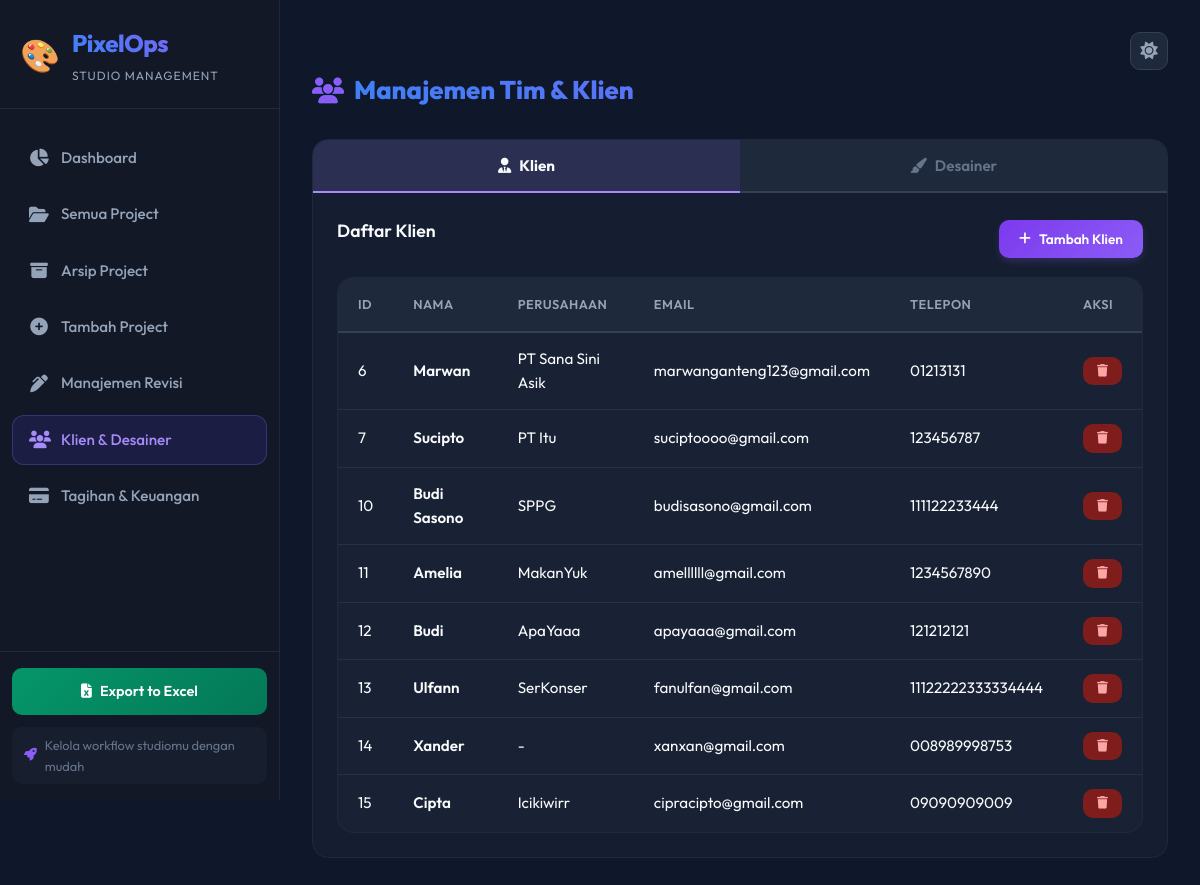
The app's page /clients-designers with its own data.
### tables this page shows
CREATE TABLE client(
            id INTEGER PRIMARY KEY AUTOINCREMENT,
            nama TEXT NOT NULL,
            perusahaan TEXT,
            email TEXT,
            telepon TEXT
        );

### main_app.py (the view)
@app.route("/clients-designers")
def clients_designers():
    clients = sm.tampil_client()
    designers = sm.tampil_designer()
    return render_template("clients_designers.html", clients=clients, designers=designers)

### manajer_studio.py (called while the page is built)
    def tampil_client(self):
        self.db.cursor.execute("SELECT * FROM client")
        return [dict(row) for row in self.db.cursor.fetchall()]

    def tampil_designer(self):
        self.db.cursor.execute("SELECT * FROM designer")
        return [dict(row) for row in self.db.cursor.fetchall()]

### templates/clients_designers.html (shortened to what this page needs)
{% extends "base.html" %}
{% block content %}
<div class="page-header">
    <h1><i class="fas fa-users"></i> Manajemen Tim & Klien</h1>
</div>
<div class="tabs-container">
    <div class="tabs">
        <button class="tab-btn active" data-tab="clients" onclick="switchTab('clients')">
            <i class="fas fa-user-tie"></i> Klien
        </button>
        <button class="tab-btn" data-tab="designers" onclick="switchTab('designers')">
            <i class="fas fa-paint-brush"></i> Desainer
        </button>
    </div>
    <div id="tab-clients" class="tab-content active">
        <div class="section-header" style="display: flex; justify-content: space-between; align-items: center;">
            <h2>Daftar Klien</h2>
            <button class="btn btn-primary" onclick="openModal('clientModal')"><i class="fas fa-plus"></i> Tambah Klien</button>
        </div>
        {% if clients %}
        <div class="table-wrapper">
            <table class="data-table">
                <thead>
                    <tr>
                        <th>ID</th>
                        <th>Nama</th>
                        <th>Perusahaan</th>
                        <th>Email</th>
                        <th>Telepon</th>
                        <th>Aksi</th>
                    </tr>
                </thead>
                <tbody>
                    {% for c in clients %}
                    <tr>
                        <td>{{ c['id'] }}</td>
                        <td class="fw-600">{{ c['nama'] }}</td>
                        <td>{{ c.get('perusahaan', '-') }}</td>
                        <td>{{ c.get('email', '-') }}</td>
                        <td>{{ c.get('telepon', '-') }}</td>
                        <td>
                            <form action="{{ url_for('delete_client', client_id=c['id']) }}" method="POST" onsubmit="return confirm('Hapus klien {{ c['nama'] }}?')">
                                <button type="submit" class="btn btn-sm btn-danger"><i class="fas fa-trash"></i></button>
                            </form>
                        </td>
                    </tr>
                    {% endfor %}
                </tbody>
            </table>
        </div>
        {% else %}
        <div class="empty-state">
            <i class="fas fa-user-tie"></i>
            <p>Belum ada klien.</p>
        </div>
        {% endif %}
    </div>
</div>
{% endblock %}

### records on screen
client: id "6", nama "Marwan", get "PT Sana Sini Asik", get "marwanganteng123@gmail.com", get "01213131"
client: id "7", nama "Sucipto", get "PT Itu", get "suciptoooo@gmail.com", get "123456787"
client: id "10", nama "Budi Sasono", get "SPPG", get "budisasono@gmail.com", get "111122233444"
client: id "11", nama "Amelia", get "MakanYuk", get "amellllll@gmail.com", get "1234567890"
client: id "12", nama "Budi", get "ApaYaaa", get "apayaaa@gmail.com", get "121212121"
client: id "13", nama "Ulfann", get "SerKonser", get "fanulfan@gmail.com", get "11122222333334444"
client: id "14", nama "Xander", get "-", get "xanxan@gmail.com", get "008989998753"
client: id "15", nama "Cipta", get "Icikiwirr", get "cipracipto@gmail.com", get "09090909009"
